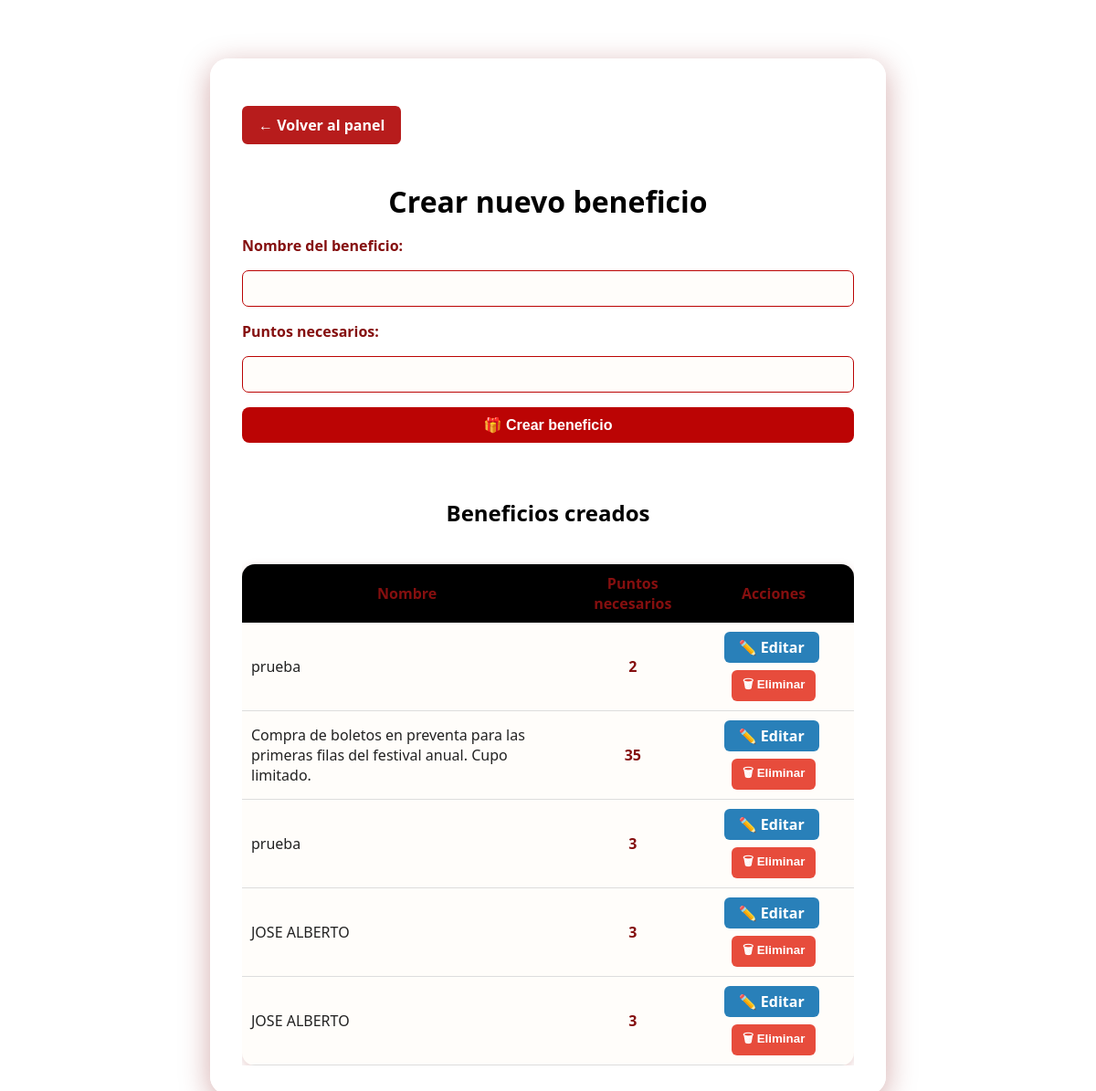
Before: /admin/crear_beneficio (signed in) with the older database file.
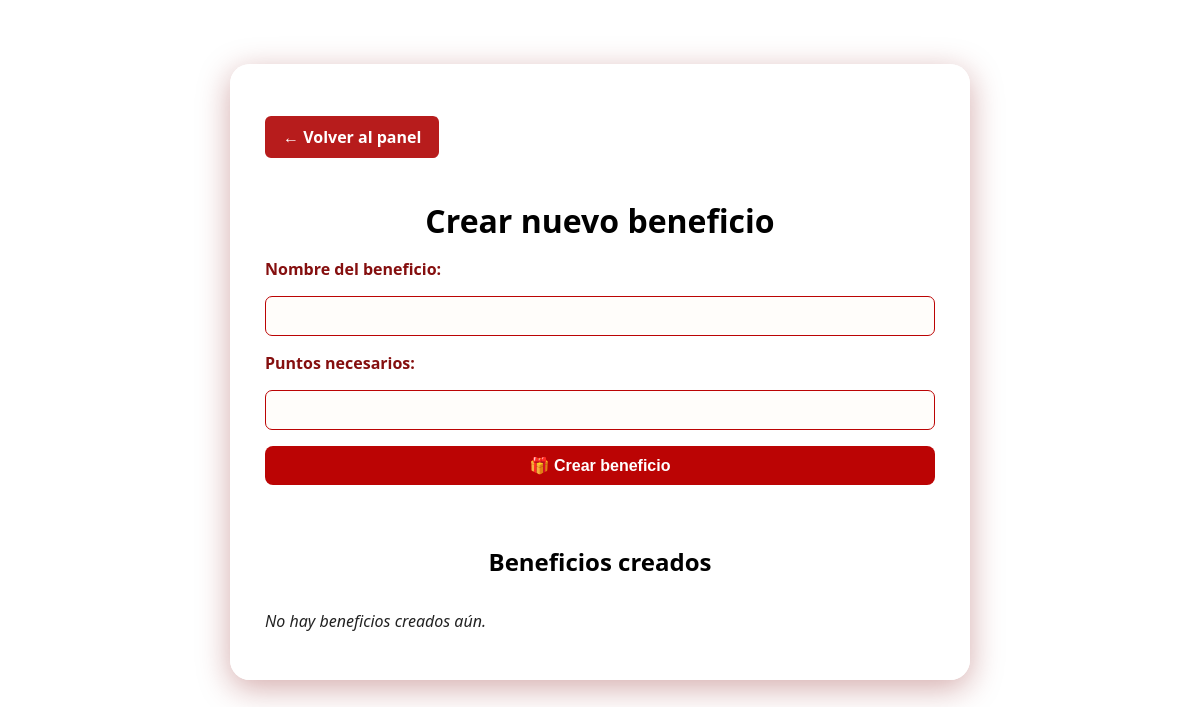
After: the same page with the newer database file.
### app/models.py (models this page shows, shortened)
class Beneficio(db.Model):
    id = db.Column(db.Integer, primary_key=True)
    nombre = db.Column(db.String(100), nullable=False)
    puntos_requeridos = db.Column(db.Integer, nullable=False)

### app/routes.py (the view, shortened to what this page needs)
@app.route('/admin/crear_beneficio', methods=['GET', 'POST'])
@requiere_rol('admin')
def crear_beneficio():
    if 'admin_id' not in session:
        return redirect(url_for('login'))
    beneficios = Beneficio.query.all()
    return render_template('crear_beneficio.html', beneficios=beneficios)

### app/__init__.py (called while the page is built)
@app.before_request
def mantener_sesion_activa():
    session.permanent = True

### app/routes.py (called while the page is built, shortened)
def requiere_rol(*roles_permitidos):
    def decorator(f):
        @wraps(f)
        def wrapper(*args, **kwargs):
            if 'admin_id' not in session:
                return redirect(url_for('login'))
            rol = session.get('rol')
            if rol not in roles_permitidos:
                flash("No tienes permiso para acceder a esta sección", "error")
                return redirect(url_for('panel_admin'))
            return f(*args, **kwargs)
        return wrapper
    return decorator

@app.before_request
def refrescar_timeout():
    if "admin_id" in session:
        now = datetime.utcnow()
        last = session.get("last_activity", now)
        if hasattr(last, "tzinfo") and last.tzinfo is not None:
            last = last.astimezone(timezone.utc).replace(tzinfo=None)

### app/templates/crear_beneficio.html (shortened to what this page needs)
<!DOCTYPE html>
<html>
<head>
    <link rel="stylesheet" href="{{ url_for('static', filename='css/crear_beneficio.css') }}">
</head>
<body>
    <div class="admin-contenedor" style="max-width: 670px;">
        <a href="{{ url_for('panel_admin') }}" class="btn-volver" style="margin-bottom:1.2em;">← Volver al panel</a>
        <h1>Crear nuevo beneficio</h1>
        <form method="POST" action="{{ url_for('crear_beneficio') }}" class="benef-form">
            <label for="nombre">Nombre del beneficio:</label>
            <input type="text" id="nombre" name="nombre" required>
            <label for="puntos_requeridos">Puntos necesarios:</label>
            <input type="number" id="puntos_requeridos" name="puntos_requeridos" required>
            <button type="submit" class="btn btn-primary">🎁 Crear beneficio</button>
        </form>
        <h2 style="margin-top:2.5em;">Beneficios creados</h2>
        {% if beneficios %}
        <div class="table-responsive">
            <table>
                <thead>
                    <tr>
                        <th>Nombre</th>
                        <th>Puntos necesarios</th>
                        <th>Acciones</th>
                    </tr>
                </thead>
                <tbody>
                    {% for beneficio in beneficios %}
                    <tr>
                        <td>{{ beneficio.nombre }}</td>
                        <td>{{ beneficio.puntos_requeridos }}</td>
                        <td class="acciones">
                            <a href="{{ url_for('editar_beneficio', beneficio_id=beneficio.id) }}" class="btn-edit">✏️ Editar</a>
                            <form action="{{ url_for('eliminar_beneficio', beneficio_id=beneficio.id) }}" method="POST" style="display:inline;" onsubmit="return confirm('¿Seguro que deseas eliminar este beneficio?');">
                                <button type="submit" class="btn-delete">🗑 Eliminar</button>
                            </form>
                        </td>
                    </tr>
                    {% endfor %}
                </tbody>
            </table>
        </div>
        {% else %}
        <p style="margin-top:2em;"><em>No hay beneficios creados aún.</em></p>
        {% endif %}
    </div>
</body>
</html>

Changed rows visible on the page:
removed Beneficio: nombre "prueba", puntos_requeridos "2"
removed Beneficio: nombre "Compra de boletos en preventa para las primeras filas del festival anual. Cupo limitado.", puntos_requeridos "35"
removed Beneficio: nombre "prueba", puntos_requeridos "3"
removed Beneficio: nombre "JOSE ALBERTO", puntos_requeridos "3"
removed Beneficio: nombre "JOSE ALBERTO", puntos_requeridos "3"
Other visible differences:
text no longer shown: "Nombre Puntos necesarios Acciones"
text now shown: "No hay beneficios creados aún."
